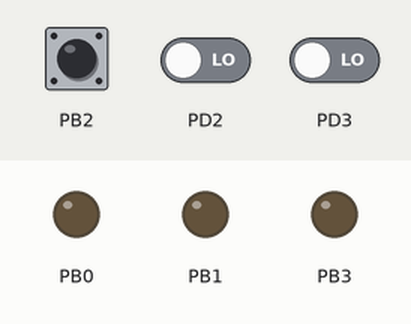
The program below on a simulated ATmega32, built with avr-gcc and emulated at 1 MHz. Shown: output pins drawn as LEDs (lit = HIGH). Dashed ring = blinking. The inputs (shaded band) are chosen by the test bench; at power-on: PB2 HIGH, PD3 LOW, PD2 LOW.

Above: at 1.2 s.
1.3 s: PB2 driven LOW
At 3.8 s:
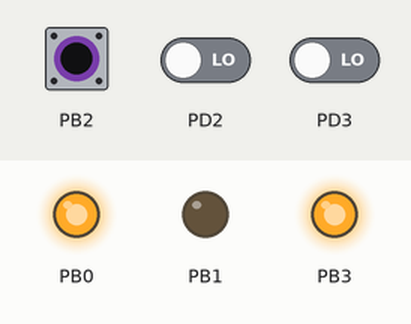
4.3 s: PD3 driven HIGH
At 5.0 s:
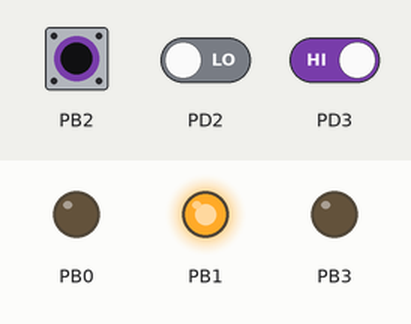
6.8 s: PB2 pulsed HIGH 5 times (0.12 s each, 0.3 s apart)
At 7.7 s:
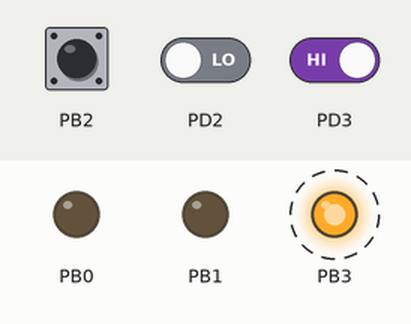
Timing chart, 0 to 11.4 s (numbered marks = the images above; inputs shaded):
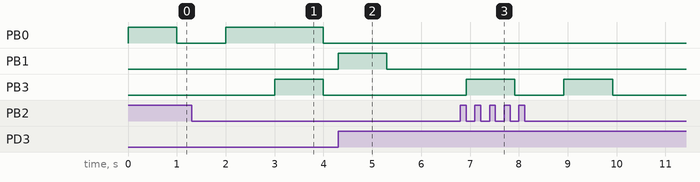

Measured:
- after the input at 1.3 s, PB3: LOW → HIGH after 1.7 s, → LOW 1.0 s later
- after the input at 4.3 s, PB1: LOW → HIGH at once, → LOW 1.0 s later
- after the input at 6.8 s, PB3: alternates HIGH for 1.0 s and LOW for 1.0 s, 4 changes in all, then stays LOW, starting after 0.12 s

The program:

main.c
```c
/*
 * File:   main.c
 * Author: OMAR
 *
 * Created on November 16, 2022, 4:26 PM
 */

#define F_CPU 1000000UL
#include"avr/io.h"
#include"util/delay.h"
#include <avr/interrupt.h>

ISR(INT0_vect)
{
      PORTB ^=(1U<<0);
      _delay_ms(1000);
}

ISR(INT1_vect)
{
      PORTB ^=(1U<<1);
      _delay_ms(1000);

}

ISR(INT2_vect)
{
      PORTB ^=(1U<<3);
      _delay_ms(1000);
}
void interrupt_init(void)
{
    SREG |= (1U<<7);
    GICR |= ((1U<<5) | (1U<<6) | (1U<<7));
    MCUCR |= ((1U<<0) | (1U<<2) | (1U<<3));
    MCUCR &= ~(1U<<1);
    MCUCSR &= ~(1U<<6);
    PORTB &= ~(1U<<0 | 1U<<1 | 1U<<3);
}


int main(void) {
    DDRB |= (1U<<0 | 1U<<1 | 1U<<3); //B0,1,3 as output
    DDRB &= ~(1U<<2);//B2 as input
    DDRD &= ~(1U<<2);//D2 as input
    DDRD &= ~(1U<<3);//D3 as input
    interrupt_init();
    while(1)
    {
        PORTB &= ~(1U<<0 | 1U<<1 | 1U<<3);
//      while(!(PIND & (1U<<3)))
//      {
//      PORTB ^=(1U<<0);
//      _delay_ms(500);
//      }
    }
    return 0;
}
```
